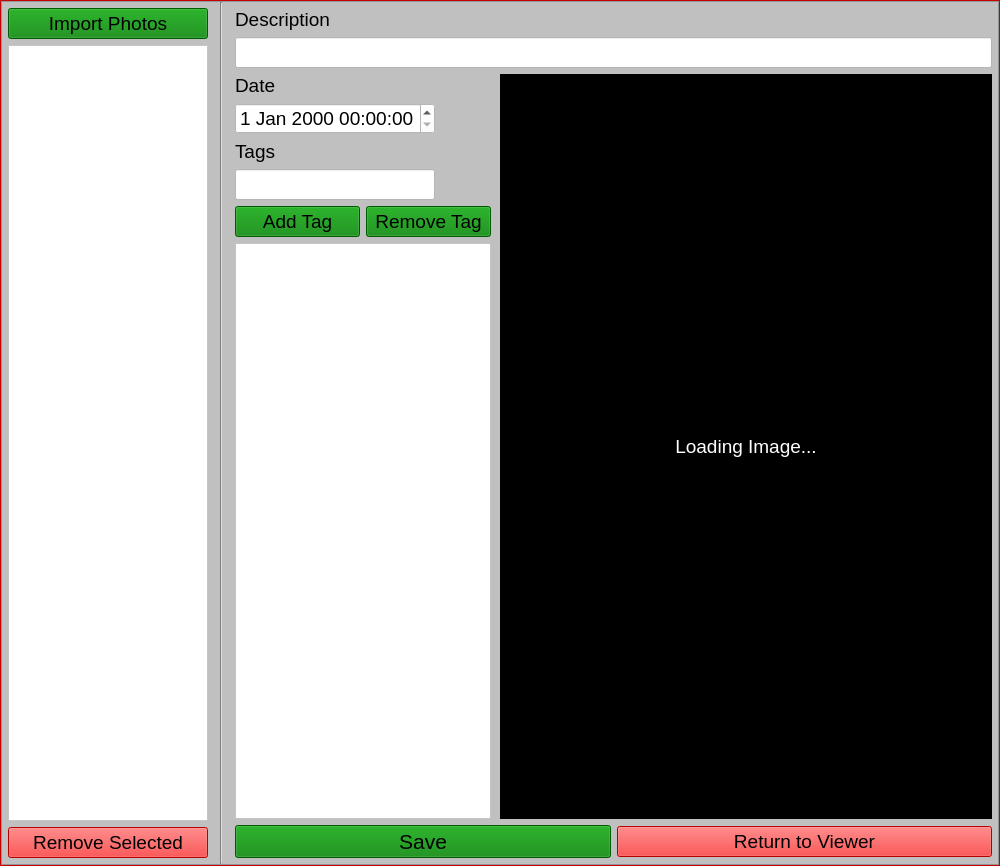
<?xml version="1.0" encoding="UTF-8"?>
<ui version="4.0">
 <class>MainWindow</class>
 <widget class="QMainWindow" name="MainWindow">
  <property name="geometry">
   <rect>
    <x>0</x>
    <y>0</y>
    <width>1000</width>
    <height>866</height>
   </rect>
  </property>
  <property name="sizePolicy">
   <sizepolicy hsizetype="Expanding" vsizetype="Expanding">
    <horstretch>0</horstretch>
    <verstretch>0</verstretch>
   </sizepolicy>
  </property>
  <property name="windowTitle">
   <string>MainWindow</string>
  </property>
  <property name="styleSheet">
   <string notr="true">background: red;</string>
  </property>
  <widget class="QWidget" name="centralWidget">
   <property name="sizePolicy">
    <sizepolicy hsizetype="Expanding" vsizetype="Expanding">
     <horstretch>0</horstretch>
     <verstretch>0</verstretch>
    </sizepolicy>
   </property>
   <layout class="QHBoxLayout" name="horizontalLayout">
    <property name="spacing">
     <number>0</number>
    </property>
    <property name="leftMargin">
     <number>0</number>
    </property>
    <property name="topMargin">
     <number>0</number>
    </property>
    <property name="rightMargin">
     <number>0</number>
    </property>
    <property name="bottomMargin">
     <number>0</number>
    </property>
    <item>
     <widget class="QFrame" name="baseFrame">
      <property name="sizePolicy">
       <sizepolicy hsizetype="Expanding" vsizetype="Expanding">
        <horstretch>0</horstretch>
        <verstretch>0</verstretch>
       </sizepolicy>
      </property>
      <property name="styleSheet">
       <string notr="true"/>
      </property>
      <property name="frameShape">
       <enum>QFrame::StyledPanel</enum>
      </property>
      <property name="frameShadow">
       <enum>QFrame::Plain</enum>
      </property>
      <property name="lineWidth">
       <number>1</number>
      </property>
      <layout class="QHBoxLayout" name="horizontalLayout_2">
       <property name="spacing">
        <number>0</number>
       </property>
       <property name="leftMargin">
        <number>0</number>
       </property>
       <property name="topMargin">
        <number>0</number>
       </property>
       <property name="rightMargin">
        <number>0</number>
       </property>
       <property name="bottomMargin">
        <number>0</number>
       </property>
       <item>
        <widget class="QStackedWidget" name="stackedWidget">
         <property name="sizePolicy">
          <sizepolicy hsizetype="Expanding" vsizetype="Expanding">
           <horstretch>0</horstretch>
           <verstretch>0</verstretch>
          </sizepolicy>
         </property>
         <property name="styleSheet">
          <string notr="true">background: black</string>
         </property>
         <property name="currentIndex">
          <number>1</number>
         </property>
         <widget class="QWidget" name="view">
          <property name="sizePolicy">
           <sizepolicy hsizetype="Expanding" vsizetype="Expanding">
            <horstretch>0</horstretch>
            <verstretch>0</verstretch>
           </sizepolicy>
          </property>
          <layout class="QHBoxLayout" name="horizontalLayout_3">
           <property name="leftMargin">
            <number>0</number>
           </property>
           <property name="topMargin">
            <number>0</number>
           </property>
           <property name="rightMargin">
            <number>0</number>
           </property>
           <property name="bottomMargin">
            <number>0</number>
           </property>
           <item>
            <widget class="QFrame" name="frame">
             <property name="minimumSize">
              <size>
               <width>200</width>
               <height>0</height>
              </size>
             </property>
             <property name="maximumSize">
              <size>
               <width>200</width>
               <height>16777215</height>
              </size>
             </property>
             <property name="styleSheet">
              <string notr="true">background: silver</string>
             </property>
             <property name="frameShape">
              <enum>QFrame::StyledPanel</enum>
             </property>
             <property name="frameShadow">
              <enum>QFrame::Raised</enum>
             </property>
             <layout class="QVBoxLayout" name="verticalLayout_2">
              <item>
               <layout class="QHBoxLayout" name="horizontalLayout_4">
                <item>
                 <widget class="QPushButton" name="pageBackButton">
                  <property name="font">
                   <font>
                    <pointsize>16</pointsize>
                   </font>
                  </property>
                  <property name="styleSheet">
                   <string notr="true">background: green;</string>
                  </property>
                  <property name="text">
                   <string>&lt;-</string>
                  </property>
                 </widget>
                </item>
                <item>
                 <widget class="QPushButton" name="pageForwardsButton">
                  <property name="font">
                   <font>
                    <pointsize>16</pointsize>
                   </font>
                  </property>
                  <property name="styleSheet">
                   <string notr="true">background: green;</string>
                  </property>
                  <property name="text">
                   <string>-&gt;</string>
                  </property>
                 </widget>
                </item>
               </layout>
              </item>
              <item>
               <layout class="QHBoxLayout" name="horizontalLayout_5">
                <property name="spacing">
                 <number>0</number>
                </property>
                <item>
                 <widget class="QSpinBox" name="currentImageBox">
                  <property name="font">
                   <font>
                    <pointsize>12</pointsize>
                   </font>
                  </property>
                  <property name="styleSheet">
                   <string notr="true">background: white</string>
                  </property>
                  <property name="buttonSymbols">
                   <enum>QAbstractSpinBox::NoButtons</enum>
                  </property>
                  <property name="minimum">
                   <number>1</number>
                  </property>
                 </widget>
                </item>
                <item>
                 <widget class="QLabel" name="totalImagesLabel">
                  <property name="font">
                   <font>
                    <pointsize>12</pointsize>
                   </font>
                  </property>
                  <property name="text">
                   <string>/99999</string>
                  </property>
                 </widget>
                </item>
               </layout>
              </item>
              <item>
               <widget class="QCheckBox" name="presentCheckbox">
                <property name="font">
                 <font>
                  <pointsize>12</pointsize>
                 </font>
                </property>
                <property name="text">
                 <string>Presentation</string>
                </property>
               </widget>
              </item>
              <item>
               <layout class="QHBoxLayout" name="horizontalLayout_10">
                <property name="spacing">
                 <number>1</number>
                </property>
                <item>
                 <widget class="QSpinBox" name="delayBox">
                  <property name="enabled">
                   <bool>true</bool>
                  </property>
                  <property name="font">
                   <font>
                    <pointsize>12</pointsize>
                   </font>
                  </property>
                  <property name="styleSheet">
                   <string notr="true">background: white</string>
                  </property>
                  <property name="minimum">
                   <number>1</number>
                  </property>
                  <property name="value">
                   <number>5</number>
                  </property>
                 </widget>
                </item>
                <item>
                 <widget class="QLabel" name="label_6">
                  <property name="enabled">
                   <bool>true</bool>
                  </property>
                  <property name="font">
                   <font>
                    <pointsize>12</pointsize>
                   </font>
                  </property>
                  <property name="text">
                   <string>Seconds delay</string>
                  </property>
                 </widget>
                </item>
               </layout>
              </item>
              <item>
               <widget class="Line" name="line">
                <property name="lineWidth">
                 <number>5</number>
                </property>
                <property name="orientation">
                 <enum>Qt::Horizontal</enum>
                </property>
               </widget>
              </item>
              <item>
               <widget class="QLabel" name="label_8">
                <property name="font">
                 <font>
                  <pointsize>16</pointsize>
                 </font>
                </property>
                <property name="text">
                 <string>Tags</string>
                </property>
                <property name="alignment">
                 <set>Qt::AlignCenter</set>
                </property>
               </widget>
              </item>
              <item>
               <widget class="QLineEdit" name="tagEdit">
                <property name="styleSheet">
                 <string notr="true">background: white</string>
                </property>
               </widget>
              </item>
              <item>
               <layout class="QHBoxLayout" name="horizontalLayout_7">
                <item>
                 <widget class="QPushButton" name="addTagButton">
                  <property name="font">
                   <font>
                    <pointsize>12</pointsize>
                   </font>
                  </property>
                  <property name="styleSheet">
                   <string notr="true">background: green;</string>
                  </property>
                  <property name="text">
                   <string>Add Tag</string>
                  </property>
                 </widget>
                </item>
                <item>
                 <widget class="QPushButton" name="removeTagButton">
                  <property name="font">
                   <font>
                    <pointsize>12</pointsize>
                   </font>
                  </property>
                  <property name="styleSheet">
                   <string notr="true">background: green;</string>
                  </property>
                  <property name="text">
                   <string>Remove Tag</string>
                  </property>
                 </widget>
                </item>
               </layout>
              </item>
              <item>
               <widget class="QLabel" name="tagError">
                <property name="enabled">
                 <bool>true</bool>
                </property>
                <property name="font">
                 <font>
                  <pointsize>12</pointsize>
                 </font>
                </property>
                <property name="styleSheet">
                 <string notr="true">color: red</string>
                </property>
                <property name="text">
                 <string>No such tag exists</string>
                </property>
               </widget>
              </item>
              <item>
               <widget class="QListWidget" name="tagList">
                <property name="maximumSize">
                 <size>
                  <width>16777215</width>
                  <height>200</height>
                 </size>
                </property>
                <property name="styleSheet">
                 <string notr="true">background: rgb(232, 232, 232)</string>
                </property>
               </widget>
              </item>
              <item>
               <widget class="Line" name="line_2">
                <property name="lineWidth">
                 <number>5</number>
                </property>
                <property name="orientation">
                 <enum>Qt::Horizontal</enum>
                </property>
               </widget>
              </item>
              <item>
               <widget class="QLabel" name="label_9">
                <property name="font">
                 <font>
                  <pointsize>16</pointsize>
                 </font>
                </property>
                <property name="text">
                 <string>Date</string>
                </property>
                <property name="alignment">
                 <set>Qt::AlignCenter</set>
                </property>
               </widget>
              </item>
              <item>
               <layout class="QHBoxLayout" name="horizontalLayout_8">
                <item>
                 <widget class="QCheckBox" name="afterCheckBox">
                  <property name="font">
                   <font>
                    <pointsize>12</pointsize>
                   </font>
                  </property>
                  <property name="text">
                   <string>After</string>
                  </property>
                 </widget>
                </item>
                <item>
                 <widget class="QDateEdit" name="afterDate">
                  <property name="enabled">
                   <bool>false</bool>
                  </property>
                  <property name="font">
                   <font>
                    <pointsize>12</pointsize>
                   </font>
                  </property>
                  <property name="styleSheet">
                   <string notr="true">background: white</string>
                  </property>
                  <property name="alignment">
                   <set>Qt::AlignRight|Qt::AlignTrailing|Qt::AlignVCenter</set>
                  </property>
                 </widget>
                </item>
               </layout>
              </item>
              <item>
               <layout class="QHBoxLayout" name="horizontalLayout_9">
                <item>
                 <widget class="QCheckBox" name="beforeCheckBox">
                  <property name="font">
                   <font>
                    <pointsize>12</pointsize>
                   </font>
                  </property>
                  <property name="text">
                   <string>Before</string>
                  </property>
                 </widget>
                </item>
                <item>
                 <widget class="QDateEdit" name="beforeDate">
                  <property name="enabled">
                   <bool>false</bool>
                  </property>
                  <property name="font">
                   <font>
                    <pointsize>12</pointsize>
                   </font>
                  </property>
                  <property name="styleSheet">
                   <string notr="true">background: white</string>
                  </property>
                  <property name="alignment">
                   <set>Qt::AlignRight|Qt::AlignTrailing|Qt::AlignVCenter</set>
                  </property>
                 </widget>
                </item>
               </layout>
              </item>
              <item>
               <widget class="Line" name="line_3">
                <property name="lineWidth">
                 <number>5</number>
                </property>
                <property name="orientation">
                 <enum>Qt::Horizontal</enum>
                </property>
               </widget>
              </item>
              <item>
               <widget class="QPushButton" name="searchButton">
                <property name="font">
                 <font>
                  <pointsize>12</pointsize>
                 </font>
                </property>
                <property name="styleSheet">
                 <string notr="true">background: green;</string>
                </property>
                <property name="text">
                 <string>Search</string>
                </property>
               </widget>
              </item>
              <item>
               <spacer name="verticalSpacer_2">
                <property name="orientation">
                 <enum>Qt::Vertical</enum>
                </property>
                <property name="sizeHint" stdset="0">
                 <size>
                  <width>20</width>
                  <height>40</height>
                 </size>
                </property>
               </spacer>
              </item>
              <item>
               <layout class="QHBoxLayout" name="horizontalLayout_11">
                <item>
                 <widget class="QPushButton" name="pageViewButton">
                  <property name="enabled">
                   <bool>false</bool>
                  </property>
                  <property name="text">
                   <string>Page</string>
                  </property>
                 </widget>
                </item>
                <item>
                 <widget class="QPushButton" name="sheetViewButton">
                  <property name="text">
                   <string>Sheet</string>
                  </property>
                 </widget>
                </item>
               </layout>
              </item>
              <item>
               <spacer name="verticalSpacer">
                <property name="orientation">
                 <enum>Qt::Vertical</enum>
                </property>
                <property name="sizeHint" stdset="0">
                 <size>
                  <width>20</width>
                  <height>40</height>
                 </size>
                </property>
               </spacer>
              </item>
              <item>
               <widget class="QPushButton" name="addPhotoButton">
                <property name="font">
                 <font>
                  <pointsize>12</pointsize>
                 </font>
                </property>
                <property name="styleSheet">
                 <string notr="true">background: green;</string>
                </property>
                <property name="text">
                 <string>Add Photos</string>
                </property>
               </widget>
              </item>
             </layout>
            </widget>
           </item>
          </layout>
         </widget>
         <widget class="QWidget" name="import_2">
          <layout class="QHBoxLayout" name="horizontalLayout_6" stretch="0">
           <property name="spacing">
            <number>0</number>
           </property>
           <property name="leftMargin">
            <number>0</number>
           </property>
           <property name="topMargin">
            <number>0</number>
           </property>
           <property name="rightMargin">
            <number>0</number>
           </property>
           <property name="bottomMargin">
            <number>0</number>
           </property>
           <item>
            <widget class="QFrame" name="frame_2">
             <property name="sizePolicy">
              <sizepolicy hsizetype="Expanding" vsizetype="Expanding">
               <horstretch>0</horstretch>
               <verstretch>0</verstretch>
              </sizepolicy>
             </property>
             <property name="styleSheet">
              <string notr="true">background: silver</string>
             </property>
             <property name="frameShape">
              <enum>QFrame::StyledPanel</enum>
             </property>
             <property name="frameShadow">
              <enum>QFrame::Raised</enum>
             </property>
             <layout class="QHBoxLayout" name="horizontalLayout_16" stretch="1,0,3">
              <property name="spacing">
               <number>6</number>
              </property>
              <property name="leftMargin">
               <number>0</number>
              </property>
              <property name="topMargin">
               <number>0</number>
              </property>
              <property name="rightMargin">
               <number>0</number>
              </property>
              <property name="bottomMargin">
               <number>0</number>
              </property>
              <item>
               <layout class="QVBoxLayout" name="verticalLayout">
                <property name="leftMargin">
                 <number>6</number>
                </property>
                <property name="topMargin">
                 <number>6</number>
                </property>
                <property name="rightMargin">
                 <number>6</number>
                </property>
                <property name="bottomMargin">
                 <number>6</number>
                </property>
                <item>
                 <widget class="QPushButton" name="importButton">
                  <property name="maximumSize">
                   <size>
                    <width>200</width>
                    <height>16777215</height>
                   </size>
                  </property>
                  <property name="font">
                   <font>
                    <pointsize>14</pointsize>
                   </font>
                  </property>
                  <property name="styleSheet">
                   <string notr="true">background: green</string>
                  </property>
                  <property name="text">
                   <string>Import Photos</string>
                  </property>
                 </widget>
                </item>
                <item>
                 <widget class="QListWidget" name="importQueue">
                  <property name="maximumSize">
                   <size>
                    <width>200</width>
                    <height>16777215</height>
                   </size>
                  </property>
                  <property name="styleSheet">
                   <string notr="true">background: white;</string>
                  </property>
                 </widget>
                </item>
                <item>
                 <widget class="QPushButton" name="removeButton">
                  <property name="font">
                   <font>
                    <pointsize>14</pointsize>
                   </font>
                  </property>
                  <property name="styleSheet">
                   <string notr="true">background: red;</string>
                  </property>
                  <property name="text">
                   <string>Remove Selected</string>
                  </property>
                 </widget>
                </item>
               </layout>
              </item>
              <item>
               <widget class="Line" name="line_4">
                <property name="orientation">
                 <enum>Qt::Vertical</enum>
                </property>
               </widget>
              </item>
              <item>
               <layout class="QVBoxLayout" name="verticalLayout_3" stretch="0,0,0,0">
                <property name="spacing">
                 <number>6</number>
                </property>
                <property name="leftMargin">
                 <number>6</number>
                </property>
                <property name="topMargin">
                 <number>6</number>
                </property>
                <property name="rightMargin">
                 <number>6</number>
                </property>
                <property name="bottomMargin">
                 <number>6</number>
                </property>
                <item>
                 <widget class="QLabel" name="label">
                  <property name="maximumSize">
                   <size>
                    <width>16777215</width>
                    <height>25</height>
                   </size>
                  </property>
                  <property name="font">
                   <font>
                    <pointsize>14</pointsize>
                   </font>
                  </property>
                  <property name="text">
                   <string>Description</string>
                  </property>
                 </widget>
                </item>
                <item>
                 <widget class="QLineEdit" name="lineEdit">
                  <property name="font">
                   <font>
                    <pointsize>14</pointsize>
                   </font>
                  </property>
                  <property name="styleSheet">
                   <string notr="true">background: white;</string>
                  </property>
                 </widget>
                </item>
                <item>
                 <layout class="QHBoxLayout" name="horizontalLayout_13" stretch="1,2">
                  <property name="spacing">
                   <number>9</number>
                  </property>
                  <item>
                   <layout class="QVBoxLayout" name="verticalLayout_4">
                    <item>
                     <widget class="QLabel" name="label_3">
                      <property name="maximumSize">
                       <size>
                        <width>16777215</width>
                        <height>25</height>
                       </size>
                      </property>
                      <property name="font">
                       <font>
                        <pointsize>14</pointsize>
                       </font>
                      </property>
                      <property name="text">
                       <string>Date</string>
                      </property>
                     </widget>
                    </item>
                    <item>
                     <widget class="QDateTimeEdit" name="dateTimeEdit">
                      <property name="maximumSize">
                       <size>
                        <width>200</width>
                        <height>16777215</height>
                       </size>
                      </property>
                      <property name="font">
                       <font>
                        <pointsize>14</pointsize>
                       </font>
                      </property>
                      <property name="styleSheet">
                       <string notr="true">background: white;</string>
                      </property>
                     </widget>
                    </item>
                    <item>
                     <widget class="QLabel" name="label_4">
                      <property name="maximumSize">
                       <size>
                        <width>16777215</width>
                        <height>25</height>
                       </size>
                      </property>
                      <property name="font">
                       <font>
                        <pointsize>14</pointsize>
                       </font>
                      </property>
                      <property name="text">
                       <string>Tags</string>
                      </property>
                     </widget>
                    </item>
                    <item>
                     <widget class="QLineEdit" name="lineEdit_2">
                      <property name="maximumSize">
                       <size>
                        <width>200</width>
                        <height>16777215</height>
                       </size>
                      </property>
                      <property name="font">
                       <font>
                        <pointsize>14</pointsize>
                       </font>
                      </property>
                      <property name="styleSheet">
                       <string notr="true">background: white;</string>
                      </property>
                     </widget>
                    </item>
                    <item>
                     <layout class="QHBoxLayout" name="horizontalLayout_12">
                      <property name="spacing">
                       <number>6</number>
                      </property>
                      <item>
                       <widget class="QPushButton" name="pushButton_4">
                        <property name="maximumSize">
                         <size>
                          <width>240</width>
                          <height>16777215</height>
                         </size>
                        </property>
                        <property name="font">
                         <font>
                          <pointsize>14</pointsize>
                         </font>
                        </property>
                        <property name="layoutDirection">
                         <enum>Qt::LeftToRight</enum>
                        </property>
                        <property name="styleSheet">
                         <string notr="true">background: green</string>
                        </property>
                        <property name="text">
                         <string>Add Tag</string>
                        </property>
                       </widget>
                      </item>
                      <item>
                       <widget class="QPushButton" name="pushButton_3">
                        <property name="maximumSize">
                         <size>
                          <width>240</width>
                          <height>16777215</height>
                         </size>
                        </property>
                        <property name="font">
                         <font>
                          <pointsize>14</pointsize>
                         </font>
                        </property>
                        <property name="styleSheet">
                         <string notr="true">background: green</string>
                        </property>
                        <property name="text">
                         <string>Remove Tag</string>
                        </property>
                       </widget>
                      </item>
                     </layout>
                    </item>
                    <item>
                     <widget class="QListWidget" name="listWidget_2">
                      <property name="sizePolicy">
                       <sizepolicy hsizetype="Minimum" vsizetype="Expanding">
                        <horstretch>0</horstretch>
                        <verstretch>0</verstretch>
                       </sizepolicy>
                      </property>
                      <property name="maximumSize">
                       <size>
                        <width>300</width>
                        <height>16777215</height>
                       </size>
                      </property>
                      <property name="font">
                       <font>
                        <pointsize>14</pointsize>
                       </font>
                      </property>
                      <property name="styleSheet">
                       <string notr="true">background: white;</string>
                      </property>
                     </widget>
                    </item>
                   </layout>
                  </item>
                  <item>
                   <widget class="QLabel" name="label_2">
                    <property name="maximumSize">
                     <size>
                      <width>16777215</width>
                      <height>16777215</height>
                     </size>
                    </property>
                    <property name="font">
                     <font>
                      <pointsize>14</pointsize>
                     </font>
                    </property>
                    <property name="styleSheet">
                     <string notr="true">color: white;
background:black;</string>
                    </property>
                    <property name="text">
                     <string>Loading Image...</string>
                    </property>
                    <property name="alignment">
                     <set>Qt::AlignCenter</set>
                    </property>
                   </widget>
                  </item>
                 </layout>
                </item>
                <item>
                 <layout class="QHBoxLayout" name="horizontalLayout_15">
                  <item>
                   <widget class="QPushButton" name="pushButton_2">
                    <property name="font">
                     <font>
                      <pointsize>16</pointsize>
                     </font>
                    </property>
                    <property name="styleSheet">
                     <string notr="true">background: green;</string>
                    </property>
                    <property name="text">
                     <string>Save</string>
                    </property>
                   </widget>
                  </item>
                  <item>
                   <widget class="QPushButton" name="returnButton">
                    <property name="font">
                     <font>
                      <pointsize>14</pointsize>
                     </font>
                    </property>
                    <property name="styleSheet">
                     <string notr="true">background: red;</string>
                    </property>
                    <property name="text">
                     <string>Return to Viewer</string>
                    </property>
                   </widget>
                  </item>
                 </layout>
                </item>
               </layout>
              </item>
             </layout>
            </widget>
           </item>
          </layout>
         </widget>
        </widget>
       </item>
      </layout>
     </widget>
    </item>
   </layout>
  </widget>
 </widget>
 <layoutdefault spacing="6" margin="11"/>
 <resources/>
 <connections>
  <connection>
   <sender>afterCheckBox</sender>
   <signal>clicked(bool)</signal>
   <receiver>afterDate</receiver>
   <slot>setEnabled(bool)</slot>
   <hints>
    <hint type="sourcelabel">
     <x>443</x>
     <y>517</y>
    </hint>
    <hint type="destinationlabel">
     <x>513</x>
     <y>524</y>
    </hint>
   </hints>
  </connection>
  <connection>
   <sender>beforeCheckBox</sender>
   <signal>clicked(bool)</signal>
   <receiver>beforeDate</receiver>
   <slot>setEnabled(bool)</slot>
   <hints>
    <hint type="sourcelabel">
     <x>429</x>
     <y>554</y>
    </hint>
    <hint type="destinationlabel">
     <x>537</x>
     <y>557</y>
    </hint>
   </hints>
  </connection>
 </connections>
</ui>
